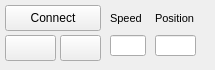
      <widget class="QWidget" name="sSlidingRail">
       <attribute name="title">
        <string>Sliding Rail X</string>
       </attribute>
       <widget class="QPushButton" name="pbSlidingConnect">
        <property name="geometry">
         <rect>
          <x>5</x>
          <y>5</y>
          <width>96</width>
          <height>26</height>
         </rect>
        </property>
        <property name="text">
         <string>Connect</string>
        </property>
        <property name="icon">
         <iconset>
          <normaloff>icon/connected.png</normaloff>icon/connected.png</iconset>
        </property>
       </widget>
       <widget class="QPushButton" name="pbSlidingHome">
        <property name="geometry">
         <rect>
          <x>5</x>
          <y>35</y>
          <width>51</width>
          <height>26</height>
         </rect>
        </property>
        <property name="toolTip">
         <string extracomment="Go home"/>
        </property>
        <property name="text">
         <string/>
        </property>
        <property name="icon">
         <iconset>
          <normaloff>icon/icons8-home-32.png</normaloff>icon/icons8-home-32.png</iconset>
        </property>
       </widget>
       <widget class="QLineEdit" name="leSlidingSpeed">
        <property name="geometry">
         <rect>
          <x>110</x>
          <y>35</y>
          <width>36</width>
          <height>21</height>
         </rect>
        </property>
       </widget>
       <widget class="QLineEdit" name="leSlidingPosition">
        <property name="geometry">
         <rect>
          <x>155</x>
          <y>35</y>
          <width>41</width>
          <height>21</height>
         </rect>
        </property>
       </widget>
       <widget class="QPushButton" name="pbSlidingDisable">
        <property name="geometry">
         <rect>
          <x>60</x>
          <y>35</y>
          <width>41</width>
          <height>26</height>
         </rect>
        </property>
        <property name="toolTip">
         <string extracomment="Disable Stepper Motor"/>
        </property>
        <property name="text">
         <string/>
        </property>
        <property name="icon">
         <iconset>
          <normaloff>icon/icons8-sleeping-in-bed-32.png</normaloff>icon/icons8-sleeping-in-bed-32.png</iconset>
        </property>
       </widget>
       <widget class="QLabel" name="label_36">
        <property name="geometry">
         <rect>
          <x>110</x>
          <y>10</y>
          <width>46</width>
          <height>16</height>
         </rect>
        </property>
        <property name="font">
         <font>
          <pointsize>8</pointsize>
         </font>
        </property>
        <property name="text">
         <string>Speed</string>
        </property>
       </widget>
       <widget class="QLabel" name="label_37">
        <property name="geometry">
         <rect>
          <x>155</x>
          <y>10</y>
          <width>51</width>
          <height>16</height>
         </rect>
        </property>
        <property name="font">
         <font>
          <pointsize>8</pointsize>
         </font>
        </property>
        <property name="text">
         <string>Position</string>
        </property>
       </widget>
      </widget>
